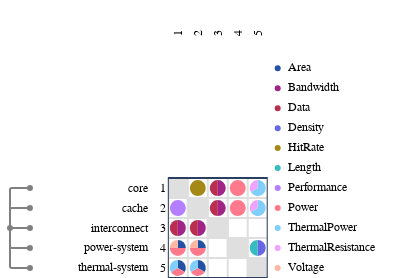

Notebook cell for this chart:
### Code cell
from ragraph.io.esl import from_esl
graph = from_esl(["./esl"])

import raesl.plot
figure = raesl.plot.mdm(
    graph,
    node_kinds=["component"],
)
figure.show()

### Figure 1 — Plotly figure (JSON) as saved in the notebook; plotly's stock layout.template omitted (floating-point values rounded to 4 significant figures)
{"data": [{"hoverinfo": "skip", "marker": {"color": "#FFFFFF", "line": {"color": "#FFFFFF"}}, "mode": "markers", "showlegend": false, "type": "scatter", "x": [0.5], "xaxis": "x", "y": [0.5], "yaxis": "y"}, {"hoverinfo": "skip", "marker": {"color": "#FFFFFF", "line": {"color": "#FFFFFF"}}, "mode": "markers", "showlegend": false, "type": "scatter", "x": [0.5], "xaxis": "x2", "y": [0.5], "yaxis": "y2"}, {"hoverinfo": "skip", "marker": {"color": "#FFFFFF", "line": {"color": "#FFFFFF"}}, "mode": "markers", "showlegend": false, "type": "scatter", "x": [0.5], "xaxis": "x3", "y": [0.5], "yaxis": "y3"}, {"hoverinfo": "skip", "marker": {"color": "#FFFFFF", "line": {"color": "#FFFFFF"}}, "mode": "markers", "showlegend": false, "type": "scatter", "x": [0.5], "xaxis": "x5", "y": [0.5], "yaxis": "y5"}, {"customdata": [{"data": "world.core", "pointtype": "tree_node"}, {"data": "world.cache", "pointtype": "tree_node"}, {"data": "world.interconnect", "pointtype": "tree_node"}, {"data": "world.power-system", "pointtype": "tree_node"}, {"data": "world.thermal-system", "pointtype": "tree_node"}, {"data": "world", "pointtype": "tree_node"}], "hoverinfo": "text", "marker": {"color": "gray"}, "mode": "markers", "showlegend": false, "text": ["world.core", "world.cache", "world.interconnect", "world.power-system", "world.thermal-system", "world"], "type": "scatter", "x": [1, 1, 1, 1, 1, 0], "xaxis": "x6", "y": [4.5, 3.5, 2.5, 1.5, 0.5, 2.5], "yaxis": "y6"}, {"customdata": [{"source": "world.core", "target": "world.cache"}], "hoverinfo": "text", "marker": {"color": "#ffffff"}, "mode": "markers", "showlegend": false, "text": ["source: world.core<br>target: world.cache<br>Performance: 1.0"], "type": "scatter", "x": [0.5], "xaxis": "x9", "y": [3.3], "yaxis": "y9"}, {"customdata": [{"source": "world.core", "target": "world.interconnect"}], "hoverinfo": "text", "marker": {"color": "#ffffff"}, "mode": "markers", "showlegend": false, "text": ["source: world.core<br>target: world.interconnect<br>Bandwidth: 1.0", "source: world.core<br>target: world.interconnect<br>Data: 1.0"], "type": "scatter", "x": [0.7, 0.3], "xaxis": "x9", "y": [2.5, 2.5], "yaxis": "y9"}, {"customdata": [{"source": "world.core", "target": "world.power-system"}], "hoverinfo": "text", "marker": {"color": "#ffffff"}, "mode": "markers", "showlegend": false, "text": ["source: world.core<br>target: world.power-system<br>Area: 1.0", "source: world.core<br>target: world.power-system<br>Power: 2.0", "source: world.core<br>target: world.power-system<br>Voltage: 1.0"], "type": "scatter", "x": [0.6414, 0.5, 0.3586], "xaxis": "x9", "y": [1.641, 1.3, 1.641], "yaxis": "y9"}, {"customdata": [{"source": "world.core", "target": "world.thermal-system"}], "hoverinfo": "text", "marker": {"color": "#ffffff"}, "mode": "markers", "showlegend": false, "text": ["source: world.core<br>target: world.thermal-system<br>Area: 1.0", "source: world.core<br>target: world.thermal-system<br>Power: 1.0", "source: world.core<br>target: world.thermal-system<br>ThermalPower: 1.0"], "type": "scatter", "x": [0.6732, 0.5, 0.3268], "xaxis": "x9", "y": [0.6, 0.3, 0.6], "yaxis": "y9"}, {"customdata": [{"source": "world.cache", "target": "world.core"}], "hoverinfo": "text", "marker": {"color": "#ffffff"}, "mode": "markers", "showlegend": false, "text": ["source: world.cache<br>target: world.core<br>HitRate: 1.0"], "type": "scatter", "x": [1.5], "xaxis": "x9", "y": [4.3], "yaxis": "y9"}, {"customdata": [{"source": "world.cache", "target": "world.interconnect"}], "hoverinfo": "text", "marker": {"color": "#ffffff"}, "mode": "markers", "showlegend": false, "text": ["source: world.cache<br>target: world.interconnect<br>Bandwidth: 1.0", "source: world.cache<br>target: world.interconnect<br>Data: 1.0"], "type": "scatter", "x": [1.7, 1.3], "xaxis": "x9", "y": [2.5, 2.5], "yaxis": "y9"}, {"customdata": [{"source": "world.cache", "target": "world.power-system"}], "hoverinfo": "text", "marker": {"color": "#ffffff"}, "mode": "markers", "showlegend": false, "text": ["source: world.cache<br>target: world.power-system<br>Area: 1.0", "source: world.cache<br>target: world.power-system<br>Power: 2.0", "source: world.cache<br>target: world.power-system<br>Voltage: 1.0"], "type": "scatter", "x": [1.641, 1.5, 1.359], "xaxis": "x9", "y": [1.641, 1.3, 1.641], "yaxis": "y9"}, {"customdata": [{"source": "world.cache", "target": "world.thermal-system"}], "hoverinfo": "text", "marker": {"color": "#ffffff"}, "mode": "markers", "showlegend": false, "text": ["source: world.cache<br>target: world.thermal-system<br>Area: 1.0", "source: world.cache<br>target: world.thermal-system<br>Power: 1.0", "source: world.cache<br>target: world.thermal-system<br>ThermalPower: 1.0"], "type": "scatter", "x": [1.673, 1.5, 1.327], "xaxis": "x9", "y": [0.6, 0.3, 0.6], "yaxis": "y9"}, {"customdata": [{"source": "world.interconnect", "target": "world.core"}], "hoverinfo": "text", "marker": {"color": "#ffffff"}, "mode": "markers", "showlegend": false, "text": ["source: world.interconnect<br>target: world.core<br>Bandwidth: 1.0", "source: world.interconnect<br>target: world.core<br>Data: 1.0"], "type": "scatter", "x": [2.7, 2.3], "xaxis": "x9", "y": [4.5, 4.5], "yaxis": "y9"}, {"customdata": [{"source": "world.interconnect", "target": "world.cache"}], "hoverinfo": "text", "marker": {"color": "#ffffff"}, "mode": "markers", "showlegend": false, "text": ["source: world.interconnect<br>target: world.cache<br>Bandwidth: 1.0", "source: world.interconnect<br>target: world.cache<br>Data: 1.0"], "type": "scatter", "x": [2.7, 2.3], "xaxis": "x9", "y": [3.5, 3.5], "yaxis": "y9"}, {"customdata": [{"source": "world.power-system", "target": "world.core"}], "hoverinfo": "text", "marker": {"color": "#ffffff"}, "mode": "markers", "showlegend": false, "text": ["source: world.power-system<br>target: world.core<br>Power: 2.0"], "type": "scatter", "x": [3.5], "xaxis": "x9", "y": [4.3], "yaxis": "y9"}, {"customdata": [{"source": "world.power-system", "target": "world.cache"}], "hoverinfo": "text", "marker": {"color": "#ffffff"}, "mode": "markers", "showlegend": false, "text": ["source: world.power-system<br>target: world.cache<br>Power: 2.0"], "type": "scatter", "x": [3.5], "xaxis": "x9", "y": [3.3], "yaxis": "y9"}, {"customdata": [{"source": "world.thermal-system", "target": "world.core"}], "hoverinfo": "text", "marker": {"color": "#ffffff"}, "mode": "markers", "showlegend": false, "text": ["source: world.thermal-system<br>target: world.core<br>ThermalPower: 2.0", "source: world.thermal-system<br>target: world.core<br>ThermalResistance: 1.0"], "type": "scatter", "x": [4.673, 4.327], "xaxis": "x9", "y": [4.4, 4.6], "yaxis": "y9"}, {"customdata": [{"source": "world.thermal-system", "target": "world.cache"}], "hoverinfo": "text", "marker": {"color": "#ffffff"}, "mode": "markers", "showlegend": false, "text": ["source: world.thermal-system<br>target: world.cache<br>ThermalPower: 2.0", "source: world.thermal-system<br>target: world.cache<br>ThermalResistance: 1.0"], "type": "scatter", "x": [4.673, 4.327], "xaxis": "x9", "y": [3.4, 3.6], "yaxis": "y9"}, {"customdata": [{"source": "world.thermal-system", "target": "world.power-system"}], "hoverinfo": "text", "marker": {"color": "#ffffff"}, "mode": "markers", "showlegend": false, "text": ["source: world.thermal-system<br>target: world.power-system<br>Density: 1.0", "source: world.thermal-system<br>target: world.power-system<br>Length: 1.0"], "type": "scatter", "x": [4.7, 4.3], "xaxis": "x9", "y": [1.5, 1.5], "yaxis": "y9"}, {"hoverinfo": "text", "marker": {"color": "#2351a3"}, "mode": "markers", "showlegend": false, "text": ["Area"], "type": "scatter", "x": [0.5], "xaxis": "x10", "y": [10.5], "yaxis": "y10"}, {"hoverinfo": "text", "marker": {"color": "#a02586"}, "mode": "markers", "showlegend": false, "text": ["Bandwidth"], "type": "scatter", "x": [0.5], "xaxis": "x10", "y": [9.5], "yaxis": "y10"}, {"hoverinfo": "text", "marker": {"color": "#ba2e51"}, "mode": "markers", "showlegend": false, "text": ["Data"], "type": "scatter", "x": [0.5], "xaxis": "x10", "y": [8.5], "yaxis": "y10"}, {"hoverinfo": "text", "marker": {"color": "#6766e5"}, "mode": "markers", "showlegend": false, "text": ["Density"], "type": "scatter", "x": [0.5], "xaxis": "x10", "y": [7.5], "yaxis": "y10"}, {"hoverinfo": "text", "marker": {"color": "#a48916"}, "mode": "markers", "showlegend": false, "text": ["HitRate"], "type": "scatter", "x": [0.5], "xaxis": "x10", "y": [6.5], "yaxis": "y10"}, {"hoverinfo": "text", "marker": {"color": "#36bcc0"}, "mode": "markers", "showlegend": false, "text": ["Length"], "type": "scatter", "x": [0.5], "xaxis": "x10", "y": [5.5], "yaxis": "y10"}, {"hoverinfo": "text", "marker": {"color": "#b37eff"}, "mode": "markers", "showlegend": false, "text": ["Performance"], "type": "scatter", "x": [0.5], "xaxis": "x10", "y": [4.5], "yaxis": "y10"}, {"hoverinfo": "text", "marker": {"color": "#ff798d"}, "mode": "markers", "showlegend": false, "text": ["Power"], "type": "scatter", "x": [0.5], "xaxis": "x10", "y": [3.5], "yaxis": "y10"}, {"hoverinfo": "text", "marker": {"color": "#7fcffa"}, "mode": "markers", "showlegend": false, "text": ["ThermalPower"], "type": "scatter", "x": [0.5], "xaxis": "x10", "y": [2.5], "yaxis": "y10"}, {"hoverinfo": "text", "marker": {"color": "#eea3ff"}, "mode": "markers", "showlegend": false, "text": ["ThermalResistance"], "type": "scatter", "x": [0.5], "xaxis": "x10", "y": [1.5], "yaxis": "y10"}, {"hoverinfo": "text", "marker": {"color": "#ffb7a3"}, "mode": "markers", "showlegend": false, "text": ["Voltage"], "type": "scatter", "x": [0.5], "xaxis": "x10", "y": [0.5], "yaxis": "y10"}, {"hoverinfo": "text", "mode": "text", "showlegend": false, "text": ["Area", "Bandwidth", "Data", "Density", "HitRate", "Length", "Performance", "Power", "ThermalPower", "ThermalResistance", "Voltage"], "textfont": {"color": "black", "family": "Fira Code,Hack,Courier New,monospace", "size": 12}, "textposition": "middle right", "type": "scatter", "x": [1, 1, 1, 1, 1, 1, 1, 1, 1, 1, 1], "xaxis": "x10", "y": [10.5, 9.5, 8.5, 7.5, 6.5, 5.5, 4.5, 3.5, 2.5, 1.5, 0.5], "yaxis": "y10"}], "layout": {"annotations": [{"font": {"color": "black", "family": "Fira Code,Hack,Courier New,monospace", "size": 12}, "showarrow": false, "text": "1", "textangle": -90, "x": 0.5, "xref": "x4", "y": -0.3301, "yanchor": "bottom", "yref": "y", "yshift": 0}, {"font": {"color": "black", "family": "Fira Code,Hack,Courier New,monospace", "size": 12}, "showarrow": false, "text": "2", "textangle": -90, "x": 1.5, "xref": "x4", "y": -0.3301, "yanchor": "bottom", "yref": "y", "yshift": 0}, {"font": {"color": "black", "family": "Fira Code,Hack,Courier New,monospace", "size": 12}, "showarrow": false, "text": "3", "textangle": -90, "x": 2.5, "xref": "x4", "y": -0.3301, "yanchor": "bottom", "yref": "y", "yshift": 0}, {"font": {"color": "black", "family": "Fira Code,Hack,Courier New,monospace", "size": 12}, "showarrow": false, "text": "4", "textangle": -90, "x": 3.5, "xref": "x4", "y": -0.3301, "yanchor": "bottom", "yref": "y", "yshift": 0}, {"font": {"color": "black", "family": "Fira Code,Hack,Courier New,monospace", "size": 12}, "showarrow": false, "text": "5", "textangle": -90, "x": 4.5, "xref": "x4", "y": -0.3301, "yanchor": "bottom", "yref": "y", "yshift": 0}, {"font": {"color": "black", "family": "Fira Code,Hack,Courier New,monospace", "size": 12}, "showarrow": false, "text": "core", "textangle": 0, "x": 2.772, "xanchor": "right", "xref": "x7", "y": 4.5, "yref": "y6", "yshift": 0}, {"font": {"color": "black", "family": "Fira Code,Hack,Courier New,monospace", "size": 12}, "showarrow": false, "text": "cache", "textangle": 0, "x": 2.772, "xanchor": "right", "xref": "x7", "y": 3.5, "yref": "y6", "yshift": 0}, {"font": {"color": "black", "family": "Fira Code,Hack,Courier New,monospace", "size": 12}, "showarrow": false, "text": "interconnect", "textangle": 0, "x": 2.772, "xanchor": "right", "xref": "x7", "y": 2.5, "yref": "y6", "yshift": 0}, {"font": {"color": "black", "family": "Fira Code,Hack,Courier New,monospace", "size": 12}, "showarrow": false, "text": "power-system", "textangle": 0, "x": 2.772, "xanchor": "right", "xref": "x7", "y": 1.5, "yref": "y6", "yshift": 0}, {"font": {"color": "black", "family": "Fira Code,Hack,Courier New,monospace", "size": 12}, "showarrow": false, "text": "thermal-system", "textangle": 0, "x": 2.772, "xanchor": "right", "xref": "x7", "y": 0.5, "yref": "y6", "yshift": 0}, {"font": {"color": "black", "family": "Fira Code,Hack,Courier New,monospace", "size": 12}, "showarrow": false, "text": "1", "textangle": 0, "x": 0.4301, "xanchor": "right", "xref": "x8", "y": 4.5, "yref": "y6", "yshift": 0}, {"font": {"color": "black", "family": "Fira Code,Hack,Courier New,monospace", "size": 12}, "showarrow": false, "text": "2", "textangle": 0, "x": 0.4301, "xanchor": "right", "xref": "x8", "y": 3.5, "yref": "y6", "yshift": 0}, {"font": {"color": "black", "family": "Fira Code,Hack,Courier New,monospace", "size": 12}, "showarrow": false, "text": "3", "textangle": 0, "x": 0.4301, "xanchor": "right", "xref": "x8", "y": 2.5, "yref": "y6", "yshift": 0}, {"font": {"color": "black", "family": "Fira Code,Hack,Courier New,monospace", "size": 12}, "showarrow": false, "text": "4", "textangle": 0, "x": 0.4301, "xanchor": "right", "xref": "x8", "y": 1.5, "yref": "y6", "yshift": 0}, {"font": {"color": "black", "family": "Fira Code,Hack,Courier New,monospace", "size": 12}, "showarrow": false, "text": "5", "textangle": 0, "x": 0.4301, "xanchor": "right", "xref": "x8", "y": 0.5, "yref": "y6", "yshift": 0}], "autosize": false, "height": 278.2, "hovermode": "closest", "margin": {"b": 0, "l": 0, "pad": 0, "r": 0, "t": 25}, "modebar": {"orientation": "h"}, "paper_bgcolor": "rgba(256,256,256,1)", "plot_bgcolor": "rgba(256,256,256,0)", "shapes": [{"line": {"color": "gray", "dash": "solid", "width": 2}, "type": "line", "x0": 0, "x1": 0, "xref": "x6", "y0": 2.5, "y1": 4.4, "yref": "y6"}, {"line": {"color": "gray", "dash": "solid", "width": 2}, "path": "M 0 4.4 Q 0 4.5 0.1 4.5", "type": "path", "xref": "x6", "yref": "y6"}, {"line": {"color": "gray", "dash": "solid", "width": 2}, "type": "line", "x0": 0.1, "x1": 1, "xref": "x6", "y0": 4.5, "y1": 4.5, "yref": "y6"}, {"line": {"color": "gray", "dash": "solid", "width": 2}, "type": "line", "x0": 0, "x1": 0, "xref": "x6", "y0": 2.5, "y1": 3.4, "yref": "y6"}, {"line": {"color": "gray", "dash": "solid", "width": 2}, "path": "M 0 3.4 Q 0 3.5 0.1 3.5", "type": "path", "xref": "x6", "yref": "y6"}, {"line": {"color": "gray", "dash": "solid", "width": 2}, "type": "line", "x0": 0.1, "x1": 1, "xref": "x6", "y0": 3.5, "y1": 3.5, "yref": "y6"}, {"line": {"color": "gray", "dash": "solid", "width": 2}, "type": "line", "x0": 0, "x1": 1, "xref": "x6", "y0": 2.5, "y1": 2.5, "yref": "y6"}, {"line": {"color": "gray", "dash": "solid", "width": 2}, "type": "line", "x0": 0, "x1": 0, "xref": "x6", "y0": 2.5, "y1": 1.6, "yref": "y6"}, {"line": {"color": "gray", "dash": "solid", "width": 2}, "path": "M 0 1.6 Q 0 1.5 0.1 1.5", "type": "path", "xref": "x6", "yref": "y6"}, {"line": {"color": "gray", "dash": "solid", "width": 2}, "type": "line", "x0": 0.1, "x1": 1, "xref": "x6", "y0": 1.5, "y1": 1.5, "yref": "y6"}, {"line": {"color": "gray", "dash": "solid", "width": 2}, "type": "line", "x0": 0, "x1": 0, "xref": "x6", "y0": 2.5, "y1": 0.6, "yref": "y6"}, {"line": {"color": "gray", "dash": "solid", "width": 2}, "path": "M 0 0.6 Q 0 0.5 0.1 0.5", "type": "path", "xref": "x6", "yref": "y6"}, {"line": {"color": "gray", "dash": "solid", "width": 2}, "type": "line", "x0": 0.1, "x1": 1, "xref": "x6", "y0": 0.5, "y1": 0.5, "yref": "y6"}, {"line": {"color": "#dfdfdf", "dash": "solid", "width": 2}, "type": "line", "x0": 0, "x1": 5, "xref": "x9", "y0": 0, "y1": 0, "yref": "y6"}, {"line": {"color": "#dfdfdf", "dash": "solid", "width": 2}, "type": "line", "x0": 0, "x1": 5, "xref": "x9", "y0": 1, "y1": 1, "yref": "y6"}, {"line": {"color": "#dfdfdf", "dash": "solid", "width": 2}, "type": "line", "x0": 0, "x1": 5, "xref": "x9", "y0": 2, "y1": 2, "yref": "y6"}, {"line": {"color": "#dfdfdf", "dash": "solid", "width": 2}, "type": "line", "x0": 0, "x1": 5, "xref": "x9", "y0": 3, "y1": 3, "yref": "y6"}, {"line": {"color": "#dfdfdf", "dash": "solid", "width": 2}, "type": "line", "x0": 0, "x1": 5, "xref": "x9", "y0": 4, "y1": 4, "yref": "y6"}, {"line": {"color": "#dfdfdf", "dash": "solid", "width": 2}, "type": "line", "x0": 0, "x1": 5, "xref": "x9", "y0": 5, "y1": 5, "yref": "y6"}, {"line": {"color": "#dfdfdf", "dash": "solid", "width": 2}, "type": "line", "x0": 0, "x1": 0, "xref": "x9", "y0": 0, "y1": 5, "yref": "y6"}, {"line": {"color": "#dfdfdf", "dash": "solid", "width": 2}, "type": "line", "x0": 1, "x1": 1, "xref": "x9", "y0": 0, "y1": 5, "yref": "y6"}, {"line": {"color": "#dfdfdf", "dash": "solid", "width": 2}, "type": "line", "x0": 2, "x1": 2, "xref": "x9", "y0": 0, "y1": 5, "yref": "y6"}, {"line": {"color": "#dfdfdf", "dash": "solid", "width": 2}, "type": "line", "x0": 3, "x1": 3, "xref": "x9", "y0": 0, "y1": 5, "yref": "y6"}, {"line": {"color": "#dfdfdf", "dash": "solid", "width": 2}, "type": "line", "x0": 4, "x1": 4, "xref": "x9", "y0": 0, "y1": 5, "yref": "y6"}, {"line": {"color": "#dfdfdf", "dash": "solid", "width": 2}, "type": "line", "x0": 5, "x1": 5, "xref": "x9", "y0": 0, "y1": 5, "yref": "y6"}, {"fillcolor": "#dfdfdf", "layer": "below", "line": {"color": "#dfdfdf"}, "type": "rect", "x0": 0, "x1": 1, "xref": "x9", "y0": 4, "y1": 5, "yref": "y6"}, {"fillcolor": "#dfdfdf", "layer": "below", "line": {"color": "#dfdfdf"}, "type": "rect", "x0": 1, "x1": 2, "xref": "x9", "y0": 3, "y1": 4, "yref": "y6"}, {"fillcolor": "#dfdfdf", "layer": "below", "line": {"color": "#dfdfdf"}, "type": "rect", "x0": 2, "x1": 3, "xref": "x9", "y0": 2, "y1": 3, "yref": "y6"}, {"fillcolor": "#dfdfdf", "layer": "below", "line": {"color": "#dfdfdf"}, "type": "rect", "x0": 3, "x1": 4, "xref": "x9", "y0": 1, "y1": 2, "yref": "y6"}, {"fillcolor": "#dfdfdf", "layer": "below", "line": {"color": "#dfdfdf"}, "type": "rect", "x0": 4, "x1": 5, "xref": "x9", "y0": 0, "y1": 1, "yref": "y6"}, {"fillcolor": "#b37eff", "line": {"width": 0}, "path": "M 0.5 3.5 L 0.5 3.9 Q 0.334 3.9 0.217 3.783 Q 0.1 3.666 0.1 3.5 Q 0.1 3.334 0.217 3.217 Q 0.334 3.1 0.5 3.1 Q 0.666 3.1 0.783 3.217 Q 0.9 3.334 0.9 3.5 Q 0.9 3.666 0.783 3.783 Q 0.666 3.9 0.5 3.9 Z", "type": "path", "xref": "x9", "yref": "y6"}, {"fillcolor": "#a02586", "line": {"width": 0}, "path": "M 0.5 2.5 L 0.5 2.1 Q 0.666 2.1 0.783 2.217 Q 0.9 2.334 0.9 2.5 Q 0.9 2.666 0.783 2.783 Q 0.666 2.9 0.5 2.9 Z", "type": "path", "xref": "x9", "yref": "y6"}, {"fillcolor": "#ba2e51", "line": {"width": 0}, "path": "M 0.5 2.5 L 0.5 2.9 Q 0.334 2.9 0.217 2.783 Q 0.1 2.666 0.1 2.5 Q 0.1 2.334 0.217 2.217 Q 0.334 2.1 0.5 2.1 Z", "type": "path", "xref": "x9", "yref": "y6"}, {"fillcolor": "#2351a3", "line": {"width": 0}, "path": "M 0.5 1.5 L 0.9 1.5 Q 0.9 1.666 0.783 1.783 Q 0.666 1.9 0.5 1.9 Z", "type": "path", "xref": "x9", "yref": "y6"}, {"fillcolor": "#ff798d", "line": {"width": 0}, "path": "M 0.5 1.5 L 0.09999999999999998 1.5 Q 0.1 1.334 0.217 1.217 Q 0.334 1.1 0.5 1.1 Q 0.666 1.1 0.783 1.217 Q 0.9 1.334 0.9 1.5 Z", "type": "path", "xref": "x9", "yref": "y6"}, {"fillcolor": "#ffb7a3", "line": {"width": 0}, "path": "M 0.5 1.5 L 0.5 1.9 Q 0.334 1.9 0.217 1.783 Q 0.1 1.666 0.1 1.5 Z", "type": "path", "xref": "x9", "yref": "y6"}, {"fillcolor": "#2351a3", "line": {"width": 0}, "path": "M 0.5 0.5 L 0.846 0.3 Q 0.929 0.443 0.886 0.604 Q 0.843 0.764 0.7 0.846 Q 0.607 0.9 0.5 0.9 Z", "type": "path", "xref": "x9", "yref": "y6"}, {"fillcolor": "#ff798d", "line": {"width": 0}, "path": "M 0.5 0.5 L 0.15400000000000003 0.3 Q 0.236 0.157 0.396 0.114 Q 0.557 0.071 0.7 0.154 Q 0.793 0.207 0.846 0.3 Z", "type": "path", "xref": "x9", "yref": "y6"}, {"fillcolor": "#7fcffa", "line": {"width": 0}, "path": "M 0.5 0.5 L 0.5 0.9 Q 0.334 0.9 0.217 0.783 Q 0.1 0.666 0.1 0.5 Q 0.1 0.393 0.154 0.3 Z", "type": "path", "xref": "x9", "yref": "y6"}, {"fillcolor": "#a48916", "line": {"width": 0}, "path": "M 1.5 4.5 L 1.5 4.9 Q 1.334 4.9 1.217 4.783 Q 1.1 4.666 1.1 4.5 Q 1.1 4.334 1.217 4.217 Q 1.334 4.1 1.5 4.1 Q 1.666 4.1 1.783 4.217 Q 1.9 4.334 1.9 4.5 Q 1.9 4.666 1.783 4.783 Q 1.666 4.9 1.5 4.9 Z", "type": "path", "xref": "x9", "yref": "y6"}, {"fillcolor": "#a02586", "line": {"width": 0}, "path": "M 1.5 2.5 L 1.5 2.1 Q 1.666 2.1 1.783 2.217 Q 1.9 2.334 1.9 2.5 Q 1.9 2.666 1.783 2.783 Q 1.666 2.9 1.5 2.9 Z", "type": "path", "xref": "x9", "yref": "y6"}, {"fillcolor": "#ba2e51", "line": {"width": 0}, "path": "M 1.5 2.5 L 1.5 2.9 Q 1.334 2.9 1.217 2.783 Q 1.1 2.666 1.1 2.5 Q 1.1 2.334 1.217 2.217 Q 1.334 2.1 1.5 2.1 Z", "type": "path", "xref": "x9", "yref": "y6"}, {"fillcolor": "#2351a3", "line": {"width": 0}, "path": "M 1.5 1.5 L 1.9 1.5 Q 1.9 1.666 1.783 1.783 Q 1.666 1.9 1.5 1.9 Z", "type": "path", "xref": "x9", "yref": "y6"}, {"fillcolor": "#ff798d", "line": {"width": 0}, "path": "M 1.5 1.5 L 1.1 1.5 Q 1.1 1.334 1.217 1.217 Q 1.334 1.1 1.5 1.1 Q 1.666 1.1 1.783 1.217 Q 1.9 1.334 1.9 1.5 Z", "type": "path", "xref": "x9", "yref": "y6"}, {"fillcolor": "#ffb7a3", "line": {"width": 0}, "path": "M 1.5 1.5 L 1.5 1.9 Q 1.334 1.9 1.217 1.783 Q 1.1 1.666 1.1 1.5 Z", "type": "path", "xref": "x9", "yref": "y6"}, {"fillcolor": "#2351a3", "line": {"width": 0}, "path": "M 1.5 0.5 L 1.846 0.3 Q 1.929 0.443 1.886 0.604 Q 1.843 0.764 1.7 0.846 Q 1.607 0.9 1.5 0.9 Z", "type": "path", "xref": "x9", "yref": "y6"}, {"fillcolor": "#ff798d", "line": {"width": 0}, "path": "M 1.5 0.5 L 1.154 0.3 Q 1.236 0.157 1.396 0.114 Q 1.557 0.071 1.7 0.154 Q 1.793 0.207 1.846 0.3 Z", "type": "path", "xref": "x9", "yref": "y6"}, {"fillcolor": "#7fcffa", "line": {"width": 0}, "path": "M 1.5 0.5 L 1.5 0.9 Q 1.334 0.9 1.217 0.783 Q 1.1 0.666 1.1 0.5 Q 1.1 0.393 1.154 0.3 Z", "type": "path", "xref": "x9", "yref": "y6"}, {"fillcolor": "#a02586", "line": {"width": 0}, "path": "M 2.5 4.5 L 2.5 4.1 Q 2.666 4.1 2.783 4.217 Q 2.9 4.334 2.9 4.5 Q 2.9 4.666 2.783 4.783 Q 2.666 4.9 2.5 4.9 Z", "type": "path", "xref": "x9", "yref": "y6"}, {"fillcolor": "#ba2e51", "line": {"width": 0}, "path": "M 2.5 4.5 L 2.5 4.9 Q 2.334 4.9 2.217 4.783 Q 2.1 4.666 2.1 4.5 Q 2.1 4.334 2.217 4.217 Q 2.334 4.1 2.5 4.1 Z", "type": "path", "xref": "x9", "yref": "y6"}, {"fillcolor": "#a02586", "line": {"width": 0}, "path": "M 2.5 3.5 L 2.5 3.1 Q 2.666 3.1 2.783 3.217 Q 2.9 3.334 2.9 3.5 Q 2.9 3.666 2.783 3.783 Q 2.666 3.9 2.5 3.9 Z", "type": "path", "xref": "x9", "yref": "y6"}, {"fillcolor": "#ba2e51", "line": {"width": 0}, "path": "M 2.5 3.5 L 2.5 3.9 Q 2.334 3.9 2.217 3.783 Q 2.1 3.666 2.1 3.5 Q 2.1 3.334 2.217 3.217 Q 2.334 3.1 2.5 3.1 Z", "type": "path", "xref": "x9", "yref": "y6"}, {"fillcolor": "#ff798d", "line": {"width": 0}, "path": "M 3.5 4.5 L 3.5 4.9 Q 3.334 4.9 3.217 4.783 Q 3.1 4.666 3.1 4.5 Q 3.1 4.334 3.217 4.217 Q 3.334 4.1 3.5 4.1 Q 3.666 4.1 3.783 4.217 Q 3.9 4.334 3.9 4.5 Q 3.9 4.666 3.783 4.783 Q 3.666 4.9 3.5 4.9 Z", "type": "path", "xref": "x9", "yref": "y6"}, {"fillcolor": "#ff798d", "line": {"width": 0}, "path": "M 3.5 3.5 L 3.5 3.9 Q 3.334 3.9 3.217 3.783 Q 3.1 3.666 3.1 3.5 Q 3.1 3.334 3.217 3.217 Q 3.334 3.1 3.5 3.1 Q 3.666 3.1 3.783 3.217 Q 3.9 3.334 3.9 3.5 Q 3.9 3.666 3.783 3.783 Q 3.666 3.9 3.5 3.9 Z", "type": "path", "xref": "x9", "yref": "y6"}, {"fillcolor": "#7fcffa", "line": {"width": 0}, "path": "M 4.5 4.5 L 4.154 4.3 Q 4.236 4.157 4.396 4.114 Q 4.557 4.071 4.7 4.154 Q 4.843 4.236 4.886 4.396 Q 4.929 4.557 4.846 4.7 Q 4.764 4.843 4.604 4.886 Q 4.553 4.9 4.5 4.9 Z", "type": "path", "xref": "x9", "yref": "y6"}, {"fillcolor": "#eea3ff", "line": {"width": 0}, "path": "M 4.5 4.5 L 4.5 4.9 Q 4.334 4.9 4.217 4.783 Q 4.1 4.666 4.1 4.5 Q 4.1 4.393 4.154 4.3 Z", "type": "path", "xref": "x9", "yref": "y6"}, {"fillcolor": "#7fcffa", "line": {"width": 0}, "path": "M 4.5 3.5 L 4.154 3.3 Q 4.236 3.157 4.396 3.114 Q 4.557 3.071 4.7 3.154 Q 4.843 3.236 4.886 3.396 Q 4.929 3.557 4.846 3.7 Q 4.764 3.843 4.604 3.886 Q 4.553 3.9 4.5 3.9 Z", "type": "path", "xref": "x9", "yref": "y6"}, {"fillcolor": "#eea3ff", "line": {"width": 0}, "path": "M 4.5 3.5 L 4.5 3.9 Q 4.334 3.9 4.217 3.783 Q 4.1 3.666 4.1 3.5 Q 4.1 3.393 4.154 3.3 Z", "type": "path", "xref": "x9", "yref": "y6"}, {"fillcolor": "#6766e5", "line": {"width": 0}, "path": "M 4.5 1.5 L 4.5 1.1 Q 4.666 1.1 4.783 1.217 Q 4.9 1.334 4.9 1.5 Q 4.9 1.666 4.783 1.783 Q 4.666 1.9 4.5 1.9 Z", "type": "path", "xref": "x9", "yref": "y6"}, {"fillcolor": "#36bcc0", "line": {"width": 0}, "path": "M 4.5 1.5 L 4.5 1.9 Q 4.334 1.9 4.217 1.783 Q 4.1 1.666 4.1 1.5 Q 4.1 1.334 4.217 1.217 Q 4.334 1.1 4.5 1.1 Z", "type": "path", "xref": "x9", "yref": "y6"}, {"type": "rect", "x0": 0, "x1": 5, "xref": "x9", "y0": 0, "y1": 5, "yref": "y6"}], "width": 410.6, "xaxis": {"anchor": "y", "automargin": false, "autorange": false, "domain": [0, 0.09742], "matches": "x6", "range": [-0.5, 1.5], "scaleanchor": "y", "scaleratio": 1, "showticklabels": false}, "xaxis10": {"anchor": "y10", "automargin": false, "domain": [0.6529, 1], "range": [0, 7.125], "scaleanchor": "y", "showgrid": false, "showline": false, "showticklabels": false, "zeroline": false}, "xaxis2": {"anchor": "y2", "automargin": false, "autorange": false, "domain": [0.09742, 0.3675], "matches": "x7", "range": [-2.772, 2.772], "scaleanchor": "y", "scaleratio": 1, "showticklabels": false}, "xaxis3": {"anchor": "y3", "automargin": false, "autorange": false, "domain": [0.3675, 0.4094], "matches": "x8", "range": [-0.4301, 0.4301], "scaleanchor": "y", "scaleratio": 1, "showticklabels": false}, "xaxis4": {"anchor": "y4", "automargin": false, "domain": [0.4094, 0.6529], "matches": "x9", "range": [0, 5], "scaleanchor": "y", "showgrid": false, "showline": false, "showticklabels": false, "zeroline": false}, "xaxis5": {"anchor": "y5", "automargin": false, "autorange": false, "domain": [0.6529, 1], "matches": "x10", "range": [0, 7.125], "scaleanchor": "y", "scaleratio": 1, "showticklabels": false}, "xaxis6": {"anchor": "y6", "automargin": false, "autorange": false, "domain": [0, 0.09742], "range": [-0.5, 1.5], "scaleanchor": "y", "scaleratio": 1, "showgrid": false, "showline": false, "showticklabels": false, "zeroline": false}, "xaxis7": {"anchor": "y7", "automargin": false, "domain": [0.09742, 0.3675], "range": [-2.772, 2.772], "scaleanchor": "y", "scaleratio": 1, "showgrid": false, "showline": false, "showticklabels": false, "zeroline": false}, "xaxis8": {"anchor": "y8", "automargin": false, "domain": [0.3675, 0.4094], "range": [-0.4301, 0.4301], "scaleanchor": "y", "scaleratio": 1, "showgrid": false, "showline": false, "showticklabels": false, "zeroline": false}, "xaxis9": {"anchor": "y9", "automargin": false, "domain": [0.4094, 0.6529], "range": [0, 5], "scaleanchor": "y", "scaleratio": 1, "showgrid": false, "showline": false, "showticklabels": false, "zeroline": false}, "yaxis": {"anchor": "x", "automargin": false, "autorange": false, "domain": [0.9478, 1], "range": [-0.3301, 0.3301], "showticklabels": false}, "yaxis10": {"anchor": "x10", "automargin": false, "autorange": false, "domain": [0, 0.9478], "matches": "y6", "range": [0, 12], "scaleratio": 1, "showgrid": false, "showline": false, "showticklabels": false, "zeroline": false}, "yaxis2": {"anchor": "x2", "automargin": false, "autorange": false, "domain": [0.9478, 1], "matches": "y", "range": [-0.3301, 0.3301], "showticklabels": false}, "yaxis3": {"anchor": "x3", "automargin": false, "autorange": false, "domain": [0.9478, 1], "matches": "y", "range": [-0.3301, 0.3301], "showticklabels": false}, "yaxis4": {"anchor": "x4", "automargin": false, "autorange": false, "domain": [0.9478, 1], "matches": "y", "range": [-0.3301, 0.3301], "scaleanchor": "x", "scaleratio": 1, "showgrid": false, "showline": false, "showticklabels": false, "zeroline": false}, "yaxis5": {"anchor": "x5", "automargin": false, "autorange": false, "domain": [0.9478, 1], "matches": "y", "range": [-0.3301, 0.3301], "showticklabels": false}, "yaxis6": {"anchor": "x6", "automargin": false, "autorange": false, "domain": [0, 0.9478], "range": [0, 12], "scaleanchor": "x", "scaleratio": 1, "showgrid": true, "showline": false, "showticklabels": false, "zeroline": false}, "yaxis7": {"anchor": "x7", "automargin": false, "autorange": false, "domain": [0, 0.9478], "matches": "y6", "range": [0, 12], "scaleratio": 1, "showgrid": false, "showline": false, "showticklabels": false, "zeroline": false}, "yaxis8": {"anchor": "x8", "automargin": false, "autorange": false, "domain": [0, 0.9478], "matches": "y6", "range": [0, 12], "scaleratio": 1, "showgrid": false, "showline": false, "showticklabels": false, "zeroline": false}, "yaxis9": {"anchor": "x9", "automargin": false, "autorange": false, "domain": [0, 0.9478], "matches": "y6", "range": [0, 12], "scaleratio": 1, "showgrid": false, "showline": false, "showticklabels": false, "zeroline": false}}}
